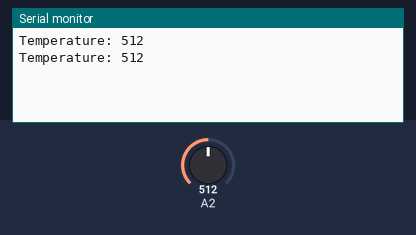
Bench run of a sketch on a simulated Arduino Uno, built with avr-gcc and run on an emulated ATmega328P. Shown: the last lines printed to the serial monitor. The inputs (shaded band) are chosen by the test bench; at power-on: A2 = 512.

Above: at 4.8 s.
4.9 s: A2 set to 716
At 7.4 s:
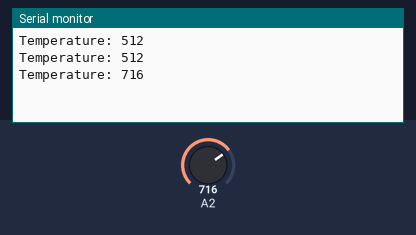
7.9 s: A2 set to 900
At 9.0 s:
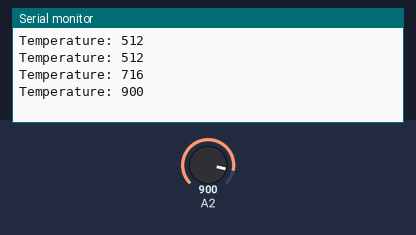
Timing chart, 0 to 10.9 s (numbered marks = the images above; inputs shaded):
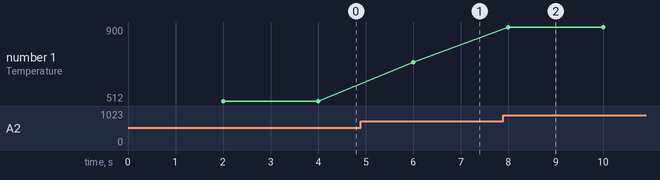

The sketch:

Temperature.ino
```cpp
int waterTemp() {
  int sensorValue = analogRead(A2);
  Serial.print("Temperature: ");
  Serial.println(sensorValue);
  return sensorValue;
}

void setup() {
  Serial.begin(9600);
}

void loop() {
  delay(2000);
  int valSensorWaterTemp = waterTemp();
}
```

Measured:
- after the input at 4.9 s, the serial monitor: prints a new line after 1.1 s (image 1)
- after the input at 7.9 s, the serial monitor: prints a new line after 0.10 s (image 2)
- plotted number 1: 512 → 716 after the input at 4.9 s, 716 → 900 after the input at 7.9 s
